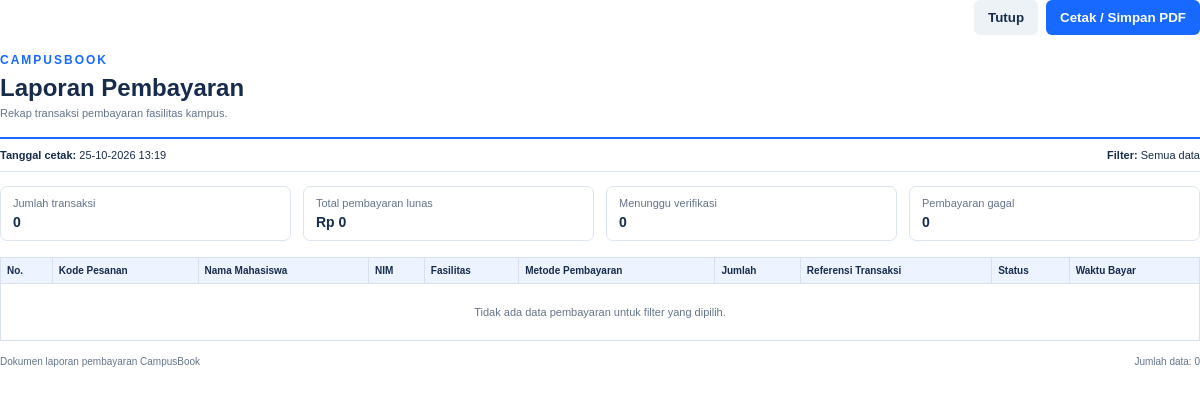
The app's page /admin/laporan_pembayaran.php (signed in), older data.
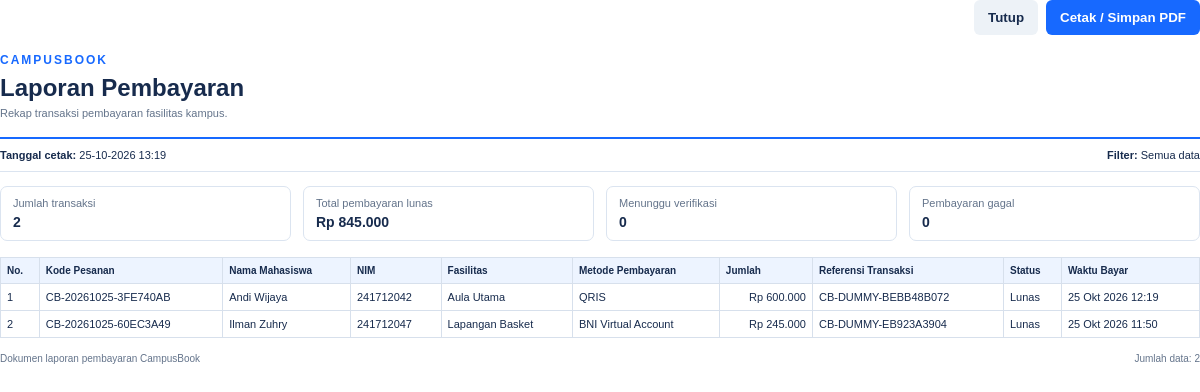
The same page, newer data.
### tables this page shows
CREATE TABLE `payments` (
  `id` int UNSIGNED NOT NULL,
  `booking_id` int UNSIGNED NOT NULL,
  `amount` decimal(12,2) NOT NULL,
  `payment_method` enum('qris','va_bca','va_bni','va_bri','va_mandiri') NOT NULL,
  `payment_status` enum('pending','paid','failed') NOT NULL DEFAULT 'pending',
  `transaction_reference` varchar(100) DEFAULT NULL,
  `paid_at` datetime DEFAULT NULL,
  `created_at` timestamp NULL DEFAULT CURRENT_TIMESTAMP
);

CREATE TABLE `bookings` (
  `id` int UNSIGNED NOT NULL,
  `booking_code` varchar(30) NOT NULL,
  `user_id` int UNSIGNED NOT NULL,
  `facility_id` int UNSIGNED NOT NULL,
  `booking_date` date NOT NULL,
  `start_time` time NOT NULL,
  `end_time` time NOT NULL,
  `purpose` text NOT NULL,
  `status` enum('pending','approved','rejected','cancelled','completed') NOT NULL DEFAULT 'pending',
  `created_at` timestamp NULL DEFAULT CURRENT_TIMESTAMP,
  `admin_note` text
);

CREATE TABLE `students` (
  `id` int UNSIGNED NOT NULL,
  `nim` varchar(20) DEFAULT NULL,
  `name` varchar(100) NOT NULL,
  `email` varchar(150) NOT NULL,
  `password` varchar(255) NOT NULL,
  `fakultas` varchar(150) DEFAULT NULL,
  `prodi` varchar(150) DEFAULT NULL,
  `status` enum('active','inactive') NOT NULL DEFAULT 'active',
  `created_at` timestamp NULL DEFAULT CURRENT_TIMESTAMP,
  `profile_photo` varchar(255) DEFAULT NULL
);

CREATE TABLE `facilities` (
  `id` int UNSIGNED NOT NULL,
  `name` varchar(100) NOT NULL,
  `category` varchar(50) NOT NULL DEFAULT 'Lainnya',
  `description` text,
  `image` varchar(255) DEFAULT NULL,
  `location` varchar(150) NOT NULL,
  `capacity` int UNSIGNED NOT NULL DEFAULT '1',
  `hourly_rate` decimal(12,2) NOT NULL DEFAULT '0.00',
  `opening_time` time NOT NULL,
  `closing_time` time NOT NULL,
  `status` enum('active','inactive') NOT NULL DEFAULT 'active',
  `created_at` timestamp NULL DEFAULT CURRENT_TIMESTAMP
);

### includes/admin_helpers.php (called while the page is built, shortened)
<?php
function e($value): string
{
    return htmlspecialchars((string) $value, ENT_QUOTES, "UTF-8");
}
function db_all(mysqli $conn, string $sql, string $types = "", array $params = []): array
{
    $stmt = mysqli_prepare($conn, $sql);
    mysqli_stmt_execute($stmt);
    $result = mysqli_stmt_get_result($stmt);
    $rows = [];
    while ($row = mysqli_fetch_assoc($result)) {
        $rows[] = $row;
    }
    return $rows;
}
function rupiah($amount): string
{
    return "Rp " . number_format((float) $amount, 0, ",", ".");
}
function tanggal_id(?string $date): string
{
    $months = [
        1 => "Jan", "Feb", "Mar", "Apr", "Mei", "Jun",
        "Jul", "Agu", "Sep", "Okt", "Nov", "Des",
    ];
    $time = strtotime($date);
    return date("j", $time) . " " . $months[(int) date("n", $time)] . " " . date("Y", $time);
}
    ?>

### admin/laporan_pembayaran.php (the view, shortened to what this page needs)
<?php
require_once __DIR__ . "/../config/database.php";
require_once __DIR__ . "/../includes/admin_helpers.php";
$where = " WHERE 1 = 1";
$params = [];
$types = "";
$from = "
    FROM payments p
    JOIN bookings b ON b.id = p.booking_id
    JOIN students s ON s.id = b.user_id
    JOIN facilities f ON f.id = b.facility_id
";
$payments = db_all(
    $conn,
    "SELECT p.id, p.amount, p.payment_method, p.payment_status,
            p.transaction_reference, p.paid_at, p.created_at,
            b.booking_code, b.booking_date,
            s.name AS student_name, s.nim,
            f.name AS facility_name
     " . $from . $where . "
     ORDER BY p.created_at DESC",
    $types,
    $params
);
$totalAmountPaid = 0;
foreach ($payments as $payment) {
    if ($payment["payment_status"] === "paid") {
        $totalAmountPaid += (float) $payment["amount"];
    }
}
$filterDescriptions = [];
function report_payment_status(string $status): string {
    return match ($status) {
        "paid" => "Lunas",
        "pending" => "Menunggu Verifikasi",
        "failed" => "Gagal",
        default => ucfirst($status),
    };
}
?>
<!DOCTYPE html>
<html lang="id">
<head>
</head>
<body>
<div class="toolbar">
    <button class="close" type="button" onclick="window.close()">Tutup</button>
    <button class="print" type="button" onclick="window.print()">Cetak / Simpan PDF</button>
</div>
<div class="brand">CAMPUSBOOK</div>
<h1>Laporan Pembayaran</h1>
<p class="subtitle">Rekap transaksi pembayaran fasilitas kampus.</p>
<div class="meta">
    <div><strong>Tanggal cetak:</strong> <?= e(date("d-m-Y H:i")) ?></div>
    <div><strong>Filter:</strong> <?= e($filterDescriptions ? implode(" | ", $filterDescriptions) : "Semua data") ?></div>
</div>
<div class="summary">
    <div><span>Jumlah transaksi</span><strong><?= count($payments) ?></strong></div>
    <div><span>Total pembayaran lunas</span><strong><?= e(rupiah($totalAmountPaid)) ?></strong></div>
    <div><span>Menunggu verifikasi</span><strong><?= count(array_filter($payments, fn($p) => $p["payment_status"] === "pending")) ?></strong></div>
    <div><span>Pembayaran gagal</span><strong><?= count(array_filter($payments, fn($p) => $p["payment_status"] === "failed")) ?></strong></div>
</div>
<table>
<thead><tr>
    <th>No.</th><th>Kode Pesanan</th><th>Nama Mahasiswa</th><th>NIM</th><th>Fasilitas</th>
    <th>Metode Pembayaran</th><th>Jumlah</th><th>Referensi Transaksi</th><th>Status</th><th>Waktu Bayar</th>
</tr></thead>
<tbody>
<?php if ($payments): ?>
    <?php foreach ($payments as $index => $payment): ?>
    <tr>
        <td><?= $index + 1 ?></td>
        <td><?= e($payment["booking_code"]) ?></td>
        <td><?= e($payment["student_name"]) ?></td>
        <td><?= e($payment["nim"]) ?></td>
        <td><?= e($payment["facility_name"]) ?></td>
        <td><?= e(PAYMENT_METHOD_LABELS[$payment["payment_method"]] ?? $payment["payment_method"]) ?></td>
        <td class="amount"><?= e(rupiah($payment["amount"])) ?></td>
        <td><?= e($payment["transaction_reference"] ?: "-") ?></td>
        <td><?= e(report_payment_status($payment["payment_status"])) ?></td>
        <td><?= $payment["paid_at"] ? e(tanggal_id($payment["paid_at"]) . " " . substr($payment["paid_at"], 11, 5)) : "-" ?></td>
    </tr>
    <?php endforeach; ?>
<?php else: ?>
    <tr><td class="empty" colspan="10">Tidak ada data pembayaran untuk filter yang dipilih.</td></tr>
<?php endif; ?>
</tbody>
</table>
<div class="footer"><span>Dokumen laporan pembayaran CampusBook</span><span>Jumlah data: <?= count($payments) ?></span></div>
</body>
</html>

### admin/laporan_pembayaran.php (style rules this page uses)
* { box-sizing: border-box; }
body { font-family: Arial, Helvetica, sans-serif; color: #172b4d; margin: 0; font-size: 11px; }
.toolbar { display: flex; justify-content: flex-end; gap: 8px; margin: 0 0 18px; }
.toolbar button { border: 0; border-radius: 6px; padding: 10px 14px; cursor: pointer; font-weight: 700; }
.print { background: #1769ff; color: white; }
.close { background: #edf2f7; color: #172b4d; }
.brand { font-size: 12px; font-weight: 800; letter-spacing: 2px; color: #1769ff; margin-bottom: 7px; }
h1 { font-size: 24px; margin: 0 0 5px; }
.subtitle { color: #64748b; margin: 0 0 18px; }
.meta { display: flex; justify-content: space-between; gap: 16px; border-top: 2px solid #1769ff; border-bottom: 1px solid #dbe4f0; padding: 10px 0; margin-bottom: 14px; }
.summary { display: flex; gap: 12px; margin: 0 0 16px; }
.summary div { border: 1px solid #dbe4f0; border-radius: 7px; padding: 10px 12px; flex: 1; }
.summary span { display: block; color: #64748b; margin-bottom: 5px; }
.summary strong { font-size: 14px; }
table { width: 100%; border-collapse: collapse; }
th { background: #edf4ff; text-align: left; font-size: 10px; }
th, td { border: 1px solid #d7e0ec; padding: 7px 6px; vertical-align: top; }
td.amount { text-align: right; white-space: nowrap; }
.footer { margin-top: 15px; display: flex; justify-content: space-between; color: #64748b; font-size: 10px; }
.empty { text-align: center; padding: 22px; color: #64748b; }

Row changes from the older to the newer data that the page shows:
added payments: booking.booking_code "CB-20261025-3FE740AB", students.name "Andi Wijaya", students.nim "241712042", facilities.name "Aula Utama", payment_method "QRIS", amount "Rp 600.000", transaction_reference "CB-DUMMY-BEBB48B072", payment_status "Lunas", paid_at "25 Okt 2026 12:19"
added payments: booking.booking_code "CB-20261025-60EC3A49", students.name "Ilman Zuhry", students.nim "241712047", facilities.name "Lapangan Basket", payment_method "BNI Virtual Account", amount "Rp 245.000", transaction_reference "CB-DUMMY-EB923A3904", payment_status "Lunas", paid_at "25 Okt 2026 11:50"
Text that changed along with them:
count($payments): "0" → "2"
rupiah($totalAmountPaid): "Rp 0" → "Rp 845.000"
text no longer shown: "Tidak ada data pembayaran untuk filter yang dipilih."
